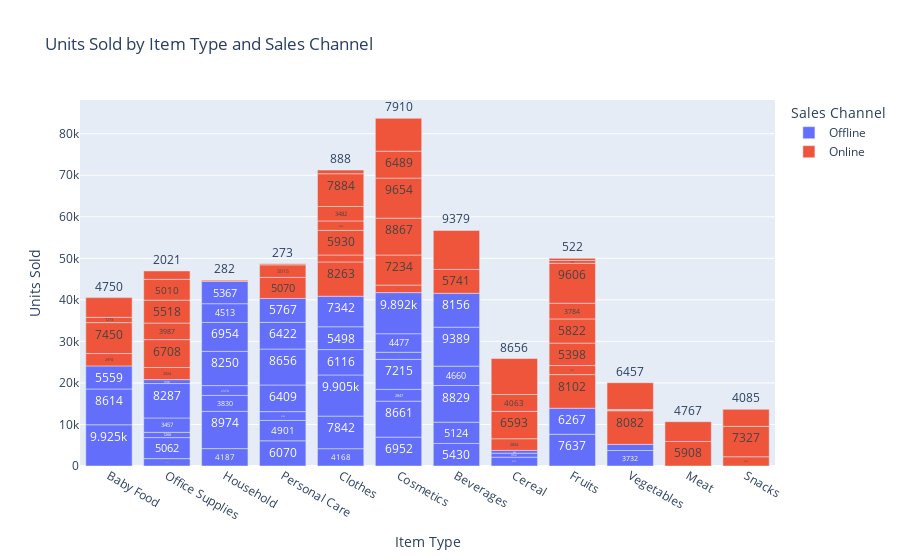

The notebook cell saved with this chart:
### Code cell
fig = px.bar(data_frame=df, x = 'Item Type', y = 'Units Sold', color = 'Sales Channel', title = 'Units Sold by Item Type and Sales Channel')
fig.update_traces(texttemplate = '%{y}', textposition = 'outside')
fig.show()

### Figure 1 — Plotly figure (JSON) as saved in the notebook; plotly's stock layout.template omitted (floating-point values rounded to 4 significant figures)
{"data": [{"alignmentgroup": "True", "hovertemplate": "Sales Channel=Offline<br>Item Type=%{x}<br>Units Sold=%{y}<extra></extra>", "legendgroup": "Offline", "marker": {"color": "#636efa", "pattern": {"shape": ""}}, "name": "Offline", "offsetgroup": "Offline", "orientation": "v", "showlegend": true, "textposition": "outside", "texttemplate": "%{y}", "type": "bar", "x": ["Baby Food", "Office Supplies", "Office Supplies", "Household", "Personal Care", "Clothes", "Household", "Personal Care", "Cosmetics", "Beverages", "Household", "Beverages", "Household", "Cosmetics", "Personal Care", "Household", "Personal Care", "Cereal", "Cereal", "Clothes", "Office Supplies", "Office Supplies", "Fruits", "Clothes", "Cosmetics", "Cosmetics", "Cereal", "Clothes", "Cosmetics", "Cosmetics", "Personal Care", "Clothes", "Office Supplies", "Clothes", "Cosmetics", "Household", "Vegetables", "Baby Food", "Household", "Personal Care", "Beverages", "Baby Food", "Beverages", "Office Supplies", "Beverages", "Beverages", "Fruits", "Vegetables", "Personal Care", "Household"], "xaxis": "x", "y": [9925, 1779, 5062, 4187, 6070, 4168, 8974, 4901, 6952, 5430, 3830, 5124, 2370, 8661, 2125, 8250, 6409, 2117, 962, 7842, 1266, 3457, 7637, 9905, 2847, 7215, 682, 6116, 1705, 4477, 8656, 5498, 8287, 7342, 9892, 6954, 3732, 8614, 4513, 6422, 8829, 5559, 4660, 948, 9389, 8156, 6267, 1485, 5767, 5367], "yaxis": "y"}, {"alignmentgroup": "True", "hovertemplate": "Sales Channel=Online<br>Item Type=%{x}<br>Units Sold=%{y}<extra></extra>", "legendgroup": "Online", "marker": {"color": "#EF553B", "pattern": {"shape": ""}}, "name": "Online", "offsetgroup": "Online", "orientation": "v", "showlegend": true, "textposition": "outside", "texttemplate": "%{y}", "type": "bar", "x": ["Cereal", "Fruits", "Baby Food", "Vegetables", "Cereal", "Vegetables", "Clothes", "Clothes", "Meat", "Baby Food", "Baby Food", "Snacks", "Fruits", "Personal Care", "Cosmetics", "Fruits", "Fruits", "Office Supplies", "Snacks", "Fruits", "Meat", "Office Supplies", "Office Supplies", "Personal Care", "Cosmetics", "Vegetables", "Clothes", "Cosmetics", "Personal Care", "Clothes", "Fruits", "Cereal", "Clothes", "Household", "Baby Food", "Office Supplies", "Office Supplies", "Fruits", "Beverages", "Cereal", "Beverages", "Cosmetics", "Clothes", "Cosmetics", "Snacks", "Vegetables", "Fruits", "Office Supplies", "Cosmetics", "Clothes"], "xaxis": "x", "y": [2804, 8102, 2974, 8082, 6593, 124, 8263, 1673, 5908, 7450, 1273, 2225, 2187, 5070, 1815, 5398, 5822, 2924, 7327, 3784, 4767, 6708, 3987, 3015, 7234, 171, 5930, 8867, 273, 2269, 9606, 4063, 3482, 282, 4750, 5518, 5010, 673, 5741, 8656, 9379, 9654, 7884, 6489, 4085, 6457, 522, 2021, 7910, 888], "yaxis": "y"}], "layout": {"barmode": "relative", "legend": {"title": {"text": "Sales Channel"}, "tracegroupgap": 0}, "title": {"text": "Units Sold by Item Type and Sales Channel"}, "xaxis": {"anchor": "y", "domain": [0, 1], "title": {"text": "Item Type"}}, "yaxis": {"anchor": "x", "domain": [0, 1], "title": {"text": "Units Sold"}}}}
